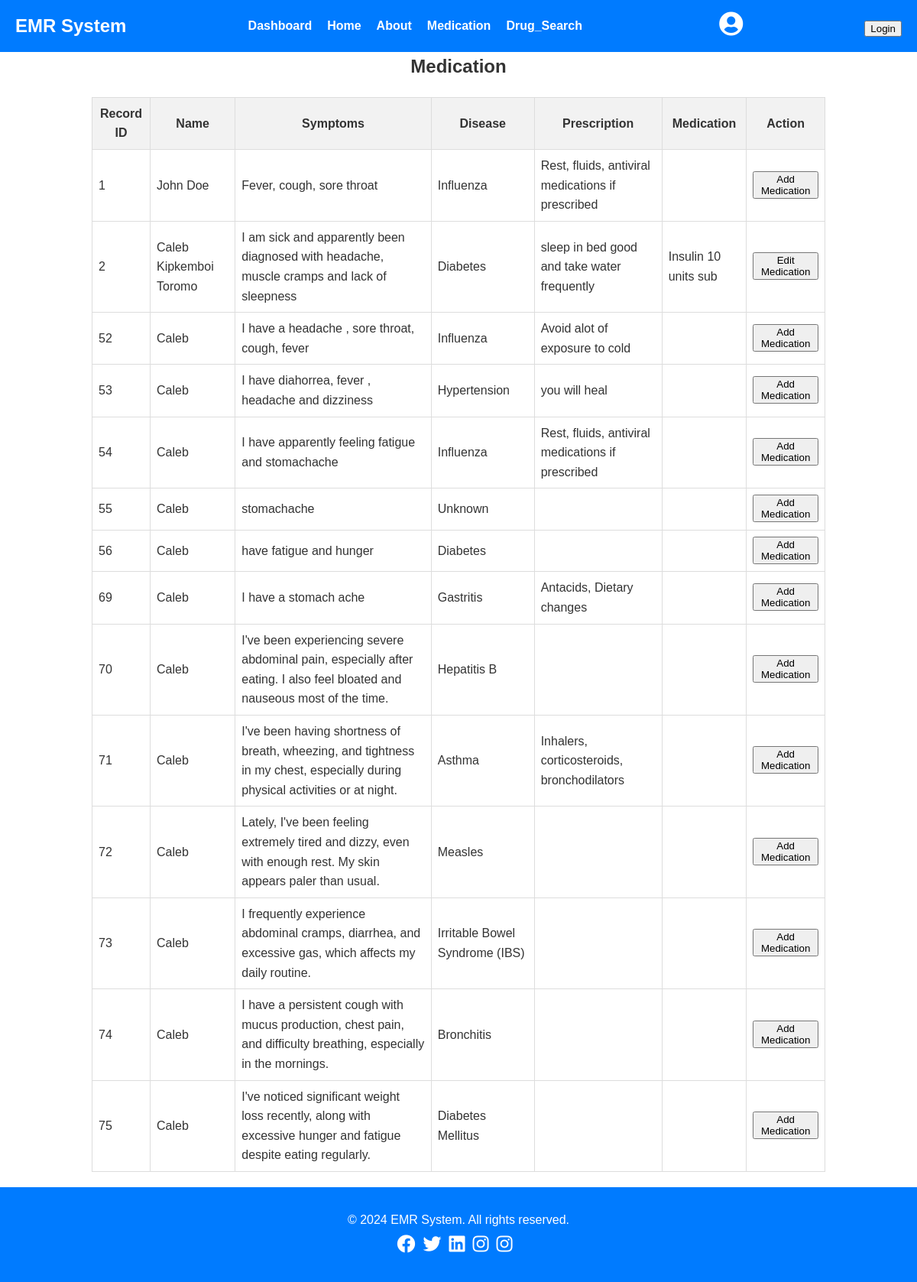
The app's page /Pharmacist/Medication.php (signed in) with its own data.
### tables this page shows
CREATE TABLE `diseasedetails` (
  `record_id` int(11) NOT NULL,
  `user_id` int(11) NOT NULL,
  `name` varchar(100) NOT NULL,
  `dob` date NOT NULL,
  `email` varchar(100) NOT NULL,
  `phone` varchar(20) NOT NULL,
  `symptoms` text NOT NULL,
  `disease` varchar(100) DEFAULT NULL,
  `prescription` text DEFAULT NULL,
  `medication` varchar(20) NOT NULL,
  `submission_date` timestamp NOT NULL DEFAULT current_timestamp(),
  `approval_status` int(1) NOT NULL DEFAULT 0,
  `doc_commented` int(1) NOT NULL DEFAULT 0
);

### Pharmacist/Medication.php (the view, shortened to what this page needs)
<?php
$servername = "localhost";
$username = "root";
$password = "";
$dbname = "electronic_medical_system";
$conn = new mysqli($servername, $username, $password, $dbname);
if (isset($_SESSION['doctor_id'])) {
    $sql = "SELECT * FROM diseasedetails";
    $result = $conn->query($sql);
} else {
    $message = "Pharmacist has not logged in.";
}
?>
<!DOCTYPE html>
<html lang="en">
<head>
    <link rel="stylesheet" href="https://cdnjs.cloudflare.com/ajax/libs/font-awesome/5.15.4/css/all.min.css">
</head>
<body>
<nav class="navbar">
    <a href="#" class="logo">EMR System</a>
    <ul class="nav-links" id="navLinks">
        <li><a href="dashboard.php">Dashboard</a></li>
        <li><a href="index.php">Home</a></li>
        <li><a href="about.php">About</a></li>
        <li><a href="medication.php">Medication</a></li>
        <li><a href="drug_inventory.php">Drug_Search</a></li>
    </ul>
    <?php
    if (isset($_SESSION['pharmacist_id'])) {
        $pharmacist_id = $_SESSION['pharmacist_id'];
        $sql = "SELECT first_name, last_name, email, phone FROM pharmacist WHERE pharmacist_id = ?";
        $stmt = $conn->prepare($sql);
        $stmt->bind_param("i", $pharmacist_id);
        $stmt->execute();
        $stmt->bind_result($firstName, $lastName, $email, $phone);
        $stmt->fetch();
        $stmt->close();
    ?>
        <div class="profile-icon-container">
            <i class="fa fa-user-circle fa-lg"></i>
            <div class="profile-popup">
                <p><strong><?php echo $firstName . ' ' . $lastName; ?></strong></p>
                <p>Email: <?php echo $email; ?></p>
                <p>Phone: <?php echo $phone; ?></p>
                <button class="edit-profile-btn"><a href="profile.php">Edit Profile</a></button>
            </div>
        </div>
    <?php
    } else {
    ?>
        <div class="profile-icon-container">
            <i class="fa fa-user-circle fa-lg"></i>
        </div>
    <?php
    }
    ?>
    <div class="logo">
        <button onclick="openLogin()">Login</button>
    </div>
</nav>
<h2 style="text-align:center;">Medication</h2>
<?php if (isset($_SESSION['doctor_id'])): ?>
    <div class="table-container">
        <table>
            <tr>
                <th>Record ID</th>
                <th>Name</th>
                <th>Symptoms</th>
                <th>Disease</th>
                <th>Prescription</th>
                <th>Medication</th>
                <th>Action</th>
            </tr>
            <?php while ($row = $result->fetch_assoc()): ?>
            <tr>
                <td><?php echo $row['record_id']; ?></td>
                <td><?php echo $row['name']; ?></td>
                <td><?php echo $row['symptoms']; ?></td>
                <td><?php echo $row['disease']; ?></td>
                <td><?php echo $row['prescription']; ?></td>
                <td><?php echo $row['medication']; ?></td>
                <td>
                <?php if (!empty($row['medication'])): ?>
                    <button class="edit-medication-btn" data-record-id="<?php echo $row['record_id']; ?>">Edit Medication</button>
                <?php else: ?>
                    <button class="add-medication-btn" data-record-id="<?php echo $row['record_id']; ?>">Add Medication</button>
                <?php endif; ?>
                </td>
            </tr>
            <?php endwhile; ?>
        </table>
    </div>
<?php else: ?>
    <p style="text-align: center; color: blue;"><?php echo $message; ?></p>
<?php endif; ?>
<footer id="contact" class="footer">
    <div class="container">
        <p>&copy; 2024 EMR System. All rights reserved.</p>
        <ul class="social-links">
            <li><a href="#"><i class="fab fa-facebook"></i></a></li>
            <li><a href="#"><i class="fab fa-twitter"></i></a></li>
            <li><a href="#"><i class="fab fa-linkedin"></i></a></li>
            <li><a href="#"><i class="fab fa-instagram"></i></a></li>
            <li><a href="#"><i class="fab fa-instagram"></i></a></li>
        </ul>
    </div>
</footer>
</body>
</html>

### Pharmacist/Medication.php (style rules this page uses)
body, h1, h2, h3, p, ul, li { margin: 0; padding: 0; }
body { font-family: Arial, sans-serif; line-height: 1.6; background-color: #fff; color: #333; }
.container { max-width: 960px; margin: 0 auto; padding: 0 20px; }
.navbar { background-color: #007BFF; color: #fff; padding: 15px 20px; display: flex; justify-content: space-between; align-items: center; }
.nav-links { display: flex; list-style: none; padding: 0; margin: 0; }
.nav-links li { margin-right: 20px; }
.nav-links a { color: #fff; text-decoration: none; font-weight: bold; transition: color 0.3s ease; }
.logo { font-size: 24px; font-weight: bold; text-decoration: none; color: #fff; }
.footer { background-color: #007BFF; color: #fff; text-align: center; padding: 30px 0; }
.social-links { list-style: none; padding: 0; display: flex; justify-content: center; }
.social-links li { margin-right: 10px; }
.social-links a { color: #fff; font-size: 24px; text-decoration: none; }
.profile-icon-container { position: relative; display: inline-block; }
.profile-icon-container .fa-user-circle { font-size: 2em; cursor: pointer; }
.table-container { overflow-x: scroll; width: 80%; margin-left: 10px; margin-inline: auto; margin-block:20px; }
table { width: 100%; border-collapse: collapse; }
table, th, td { border: 1px solid #ddd; padding: 8px; }
th { background-color: #f2f2f2; }

### records on screen
diseasedetails: record_id "1", name "John Doe", symptoms "Fever, cough, sore throat", disease "Influenza", prescription "Rest, fluids, antiviral medications if prescribed"
diseasedetails: record_id "2", name "Caleb Kipkemboi Toromo", symptoms "I am sick and apparently been diagnosed with headache, muscle cramps and lack of sleepness", disease "Diabetes", prescription "sleep in bed good and take water frequently", medication "Insulin 10 units sub"
diseasedetails: record_id "52", name "Caleb", symptoms "I have a headache , sore throat, cough, fever", disease "Influenza", prescription "Avoid alot of exposure to cold"
diseasedetails: record_id "53", name "Caleb", symptoms "I have diahorrea, fever , headache and dizziness", disease "Hypertension", prescription "you will heal"
diseasedetails: record_id "54", name "Caleb", symptoms "I have apparently feeling fatigue and stomachache", disease "Influenza", prescription "Rest, fluids, antiviral medications if prescribed"
diseasedetails: record_id "55", name "Caleb", symptoms "stomachache", disease "Unknown"
diseasedetails: record_id "56", name "Caleb", symptoms "have fatigue and hunger", disease "Diabetes"
diseasedetails: record_id "69", name "Caleb", symptoms "I have a stomach ache", disease "Gastritis", prescription "Antacids, Dietary changes"
diseasedetails: record_id "70", name "Caleb", symptoms "I've been experiencing severe abdominal pain, especially after eating. I also feel bloated and nauseous most of the time.", disease "Hepatitis B"
diseasedetails: record_id "71", name "Caleb", symptoms "I've been having shortness of breath, wheezing, and tightness in my chest, especially during physical activities or at night.", disease "Asthma", prescription "Inhalers, corticosteroids, bronchodilators"
diseasedetails: record_id "72", name "Caleb", symptoms "Lately, I've been feeling extremely tired and dizzy, even with enough rest. My skin appears paler than usual.", disease "Measles"
diseasedetails: record_id "73", name "Caleb", symptoms "I frequently experience abdominal cramps, diarrhea, and excessive gas, which affects my daily routine.", disease "Irritable Bowel Syndrome (IBS)"
diseasedetails: record_id "74", name "Caleb", symptoms "I have a persistent cough with mucus production, chest pain, and difficulty breathing, especially in the mornings.", disease "Bronchitis"
diseasedetails: record_id "75", name "Caleb", symptoms "I've noticed significant weight loss recently, along with excessive hunger and fatigue despite eating regularly.", disease "Diabetes Mellitus"
